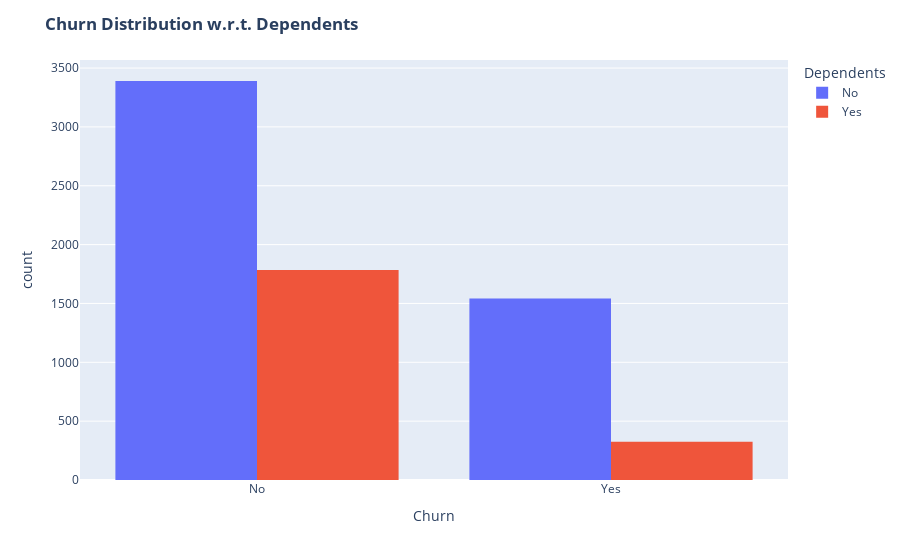

Source (notebook cell):
### Markdown cell above
Customers having DSL service are majority in number and have less churn rate compared to Fibre optic service.

### Code cell
dependents_map={0:'No',1:'Yes'}
churn_map={0:'No',1:'Yes'}
fig=px.histogram(Data,x=Data['Churn'],color=Data['Dependents'],barmode='group',labels={'x':'Churn'})

fig.update_layout(title_text="<b>Churn Distribution w.r.t. Dependents </b>")


fig.show()

### Figure 1 — Plotly figure (JSON) as saved in the notebook; plotly's stock layout.template omitted (floating-point values rounded to 4 significant figures; data arrays with more than 128 entries replaced by an {"elided": "..."} marker saying what was removed)
{"data": [{"alignmentgroup": "True", "bingroup": "x", "hovertemplate": "Dependents=No<br>Churn=%{x}<br>count=%{y}<extra></extra>", "legendgroup": "No", "marker": {"color": "#636efa", "pattern": {"shape": ""}}, "name": "No", "offsetgroup": "No", "orientation": "v", "showlegend": true, "type": "histogram", "x": {"elided": "4933 str values"}, "xaxis": "x", "yaxis": "y"}, {"alignmentgroup": "True", "bingroup": "x", "hovertemplate": "Dependents=Yes<br>Churn=%{x}<br>count=%{y}<extra></extra>", "legendgroup": "Yes", "marker": {"color": "#EF553B", "pattern": {"shape": ""}}, "name": "Yes", "offsetgroup": "Yes", "orientation": "v", "showlegend": true, "type": "histogram", "x": {"elided": "2110 str values"}, "xaxis": "x", "yaxis": "y"}], "layout": {"barmode": "group", "legend": {"title": {"text": "Dependents"}, "tracegroupgap": 0}, "margin": {"t": 60}, "title": {"text": "<b>Churn Distribution w.r.t. Dependents </b>"}, "xaxis": {"anchor": "y", "domain": [0, 1], "title": {"text": "Churn"}}, "yaxis": {"anchor": "x", "domain": [0, 1], "title": {"text": "count"}}}}
